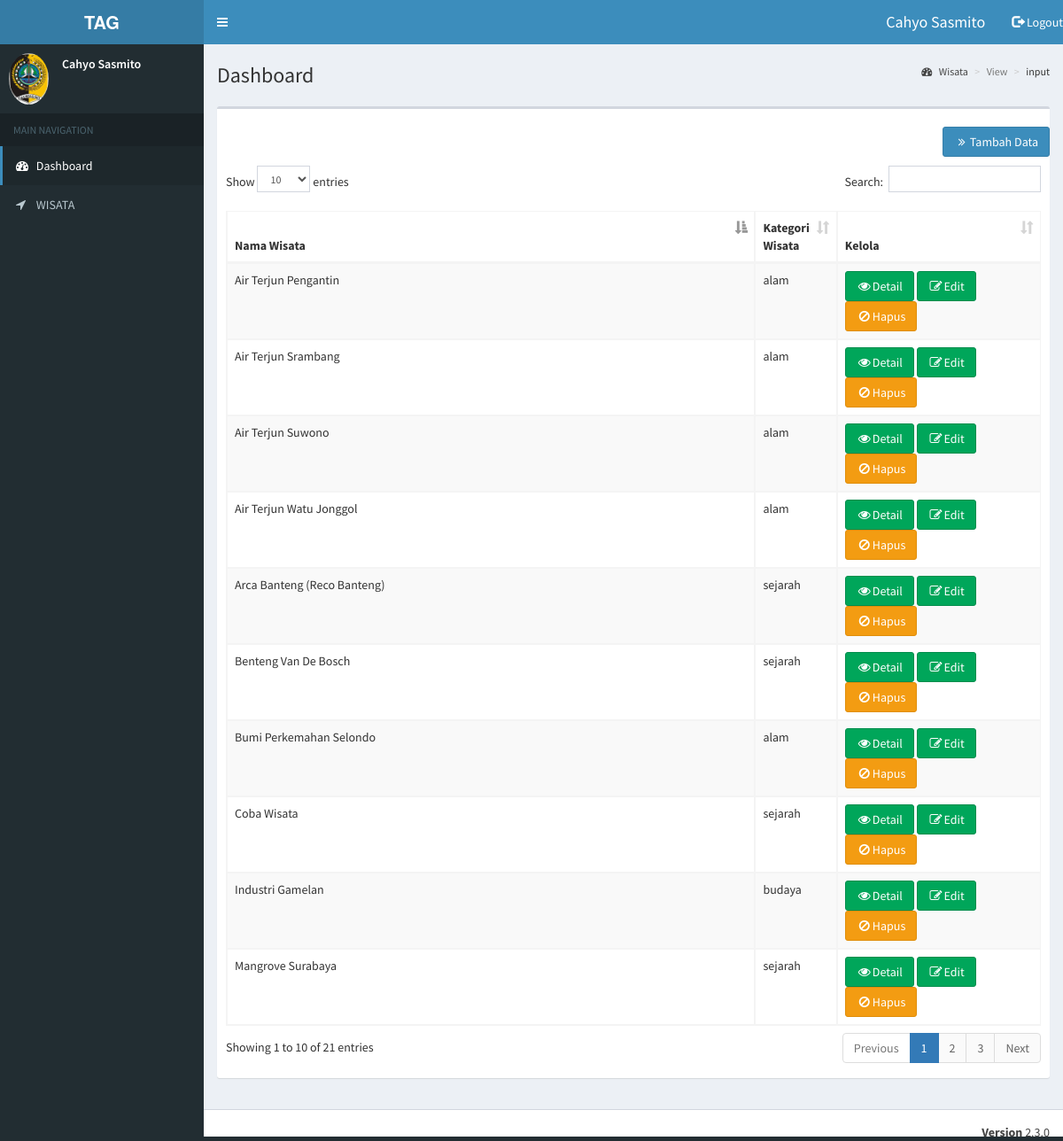
The page /media.php?page=wisata (signed in) on the database its author committed.
### tables this page shows
CREATE TABLE IF NOT EXISTS `tb_wisata` (
  `id_wisata` int(11) NOT NULL,
  `nama` varchar(100) NOT NULL,
  `alamat` varchar(255) DEFAULT NULL,
  `kategori` enum('alam','sejarah','budaya','keluarga') DEFAULT NULL,
  `fasilitas` text,
  `keterangan` text,
  `image` varchar(255) DEFAULT NULL,
  `image2` varchar(255) DEFAULT NULL,
  `image3` varchar(255) DEFAULT NULL,
  `image4` varchar(255) DEFAULT NULL,
  `image5` varchar(255) DEFAULT NULL,
  `langitude` float NOT NULL,
  `latitude` float NOT NULL
);

### modul/wisata/wisata_view.php (the view, shortened to what this page needs)
<section class="content-header">
 <h1>
            Dashboard
          </h1>
          <ol class="breadcrumb">
            <li><a href="#"><i class="fa fa-dashboard"></i> Wisata</a></li>
            <li class="active">View</li>
            <li>input</li>
          </ol>
        </section>
        <section class="content">
<div class="box">
                <div class="box-header">
                </div>
                 <div align="right">
                    <a href="?page=wisata_tambah" type="button" class="btn btn-round btn-primary"><i class="fa fa-angle-double-right fa-fw"></i>Tambah Data</a>
                    </div>
                <div class="box-body">
                  <table id="example1" class="table table-bordered table-striped">
                    <thead>
                      <tr>
                        <th width="65%">Nama Wisata</th>
                        <th width="10%">Kategori Wisata</th>
                        <th width="25%">Kelola</th>
                      </tr>
                    </thead>
                    <tbody>
                    <?php
                    $sql=mysql_query("select * from tb_wisata");
                    while($data=mysql_fetch_array($sql)){
                    ?>
                      <tr>
                        <td><?php echo $data['nama']; ?></td>
                        <td><?php echo $data['kategori']; ?></td>
                        <td>
                        <a href="?page=detail_wisata&id=<?php echo $data['id_wisata'];?>" class="btn btn-success"><i class="fa fa-eye fa-fw"></i>Detail</a>
                        <a href="?page=wisata_tambah&mode=edit&id=<?php echo $data['id_wisata'];?>" class="btn btn-success"><i class="fa fa-edit fa-fw"></i>Edit</a>
                        <a class="btn btn-warning" data-toggle="modal" href="#myModal2"><i class="fa fa-ban fa-fw"></i>Hapus</a>
                        </td>
                      </tr>
                     <?php
                    }
                    ?>
                    </tbody>
                  </table>
                </div>
              </div>

### media.php (shortened to what this page needs)
<?php
if(isset($_SESSION['nama']) and isset($_SESSION['nama_pengguna']) and isset($_SESSION['uname']) and isset($_SESSION['passwd']) and $_SESSION['level']=='operator'){
?>
<!DOCTYPE html>
<html>
  <head>
    <link rel="stylesheet" href="bootstrap/css/bootstrap.min.css">
    <link rel="stylesheet" href="https://maxcdn.bootstrapcdn.com/font-awesome/4.4.0/css/font-awesome.min.css">
    <link rel="stylesheet" href="https://code.ionicframework.com/ionicons/2.0.1/css/ionicons.min.css">
    <link rel="stylesheet" href="plugins/datatables/dataTables.bootstrap.css">
    <link rel="stylesheet" href="dist/css/AdminLTE.min.css">
    <link rel="stylesheet" href="dist/css/skins/_all-skins.min.css">
    <link href="plugins/editor.css" type="text/css" rel="stylesheet"/
  </head>
  <body class="hold-transition skin-blue sidebar-mini">
    <div class="wrapper">
      <header class="main-header">
       <a href="../../index2.html" class="logo">
          <span class="logo-lg"><b>TAG</b></span>
        </a>
        <nav class="navbar navbar-static-top" role="navigation">
          <a href="#" class="sidebar-toggle" data-toggle="offcanvas" role="button">
          </a>
          <div class="navbar-custom-menu">
            <div class="navbar-header">
            <?php
            $nama=$_SESSION['nama_pengguna'];
            ?>
              <a class="navbar-brand"><?php echo $nama; ?></a>
            </div>
              <ul class="nav navbar-nav navbar-right">
                <li><a href="logout.php"><span class="glyphicon glyphicon-log-out"></span> Logout</a></li>
              </ul>
          </div>
        </nav>
      </header>
      <?php
      if($_SESSION['level']=='operator'){
      include "menu.php";
      }
      ?>
      <div class="content-wrapper">
        <?php
        include "konten.php";
        ?>
      </div>
      <footer class="main-footer">
        <div class="pull-right hidden-xs">
          <b>Version</b> 2.3.0
        </div>
      </footer>
    </div>
</html>
  </body>
</html>
<?php
}else{
  session_destroy();
  header('Location:index.php');
}
?>

### menu.php
<aside class="main-sidebar">
        <section class="sidebar">
          <div class="user-panel">
            <div class="pull-left image">
              <img src="images/tag.png" class="img-circle" alt="User Image">
            </div>
            <div class="pull-left info">
            <?php
            $nama=$_SESSION['nama_pengguna'];
            ?>
              <p><?php echo $nama; ?></p>
            </div>
          </div>
          <ul class="sidebar-menu">
            <li class="header">MAIN NAVIGATION</li>
            <li class="active treeview">
              <a href="?page=home">
                <i class="fa fa-dashboard"></i> <span>Dashboard</span></a></li>
            <li class="">
              <a href="?page=wisata">
                <i class="fa fa-location-arrow"></i> <span>WISATA</span></a></li>
        </section>
      </aside>

### konten.php (shortened to what this page needs)
<?php
if ($_GET['page']=='home'){
include "home.php";
}
else
if ($_GET['page']=='pengguna'){
include "modul/pengguna/pengguna.php";
}
else
if ($_GET['page']=='pengguna_tambah'){
include "modul/pengguna/pengguna_tambah.php";
}
else
if ($_GET['page']=='setting'){
include "modul/pengguna/setting.php";
}
else
if ($_GET['page']=='data_profil'){
include "modul/pengguna/data_profil.php";
}
else
if ($_GET['page']=='profil'){
include "modul/pengguna/profil.php";
}
else
if ($_GET['page']=='profil_tambah'){
include "modul/pengguna/profil_tambah.php";
}
else
if ($_GET['page']=='logo_edit'){
include "modul/pengguna/logo_edit.php";
}
else
if ($_GET['page']=='wisata'){
include "modul/wisata/wisata_view.php";
}
?>

### rows shown on the page
tb_wisata: nama "Air Terjun Srambang", kategori "alam"
tb_wisata: nama "Air Terjun Pengantin", kategori "alam"
tb_wisata: nama "Industri Gamelan", kategori "budaya"
tb_wisata: nama "Coba Wisata", kategori "sejarah"
tb_wisata: nama "Mangrove Surabaya", kategori "sejarah"
tb_wisata: nama "Arca Banteng (Reco Banteng)", kategori "sejarah"
tb_wisata: nama "Air Terjun Suwono", kategori "alam"
tb_wisata: nama "Benteng Van De Bosch", kategori "sejarah"
tb_wisata: nama "Air Terjun Watu Jonggol", kategori "alam"
tb_wisata: nama "Bumi Perkemahan Selondo", kategori "alam"

### other values the page prints
$nama "Cahyo Sasmito"
